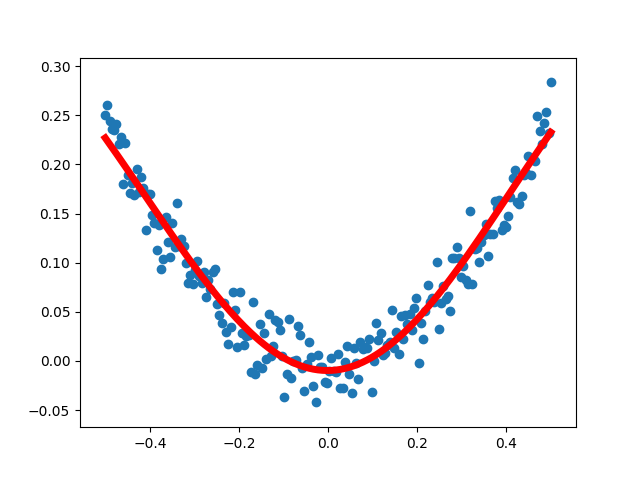

Recreate this plot in Python.
# 利用深度学习对离散数据作回归
import tensorflow as tf
import numpy as np
import matplotlib.pyplot as plt


# 使用numpy生成200个随机点，从-0.5到0.5生成200个点
x_data = np.linspace(-0.5, 0.5, 200)[:, np.newaxis]  # np.newaxis:增加一个轴,None的一个别名(200,1)
noise = np.random.normal(0, 0.02, x_data.shape)  #生成随机噪声,正态分布
y_data = np.square(x_data) + noise  # shape: (200,1), x_data中每个数平方后加上对应维度的noise.训练目标

# 定义placeholder
x = tf.placeholder(tf.float32, [None, 1])  #行不确定,只有一列
y = tf.placeholder(tf.float32, [None, 1])

# 定义神经网络中间层
Weights_L1 = tf.Variable(tf.random_normal([1, 10]))  #1行10列
biases_L1 = tf.Variable(tf.zeros([1, 10])) # (1,10)
Wx_plus_b_L1 = tf.matmul(x, Weights_L1) + biases_L1  # (?, 10)
L1 = tf.nn.tanh(Wx_plus_b_L1)  # (?, 10)

# 定义神经网络输出层
Weights_L2 = tf.Variable(tf.random_normal([10, 1]))
biases_L2 = tf.Variable(tf.zeros([1, 1]))
Wx_plus_b_L2 = tf.matmul(L1, Weights_L2) + biases_L2  #(?,10)*(10,1)+(1,1)
prediction = tf.nn.tanh(Wx_plus_b_L2)  # (?, 1)

# 优化
loss = tf.reduce_mean(tf.square(y - prediction))  # 损失函数
train_step = tf.train.GradientDescentOptimizer(0.3).minimize(loss)  # 使用梯度下降法训练

# 赋值运行
with tf.Session() as sess:
    # 变量初始化
    sess.run(tf.global_variables_initializer())
    for _ in range(2001):
        sess.run(train_step, feed_dict={x: x_data, y: y_data})
        #print(sess.run([Weights_L1, biases_L1]))
        #print(Weights_L2, biases_L2)

    # 获得预测值
    prediction_value = sess.run(prediction, feed_dict={x: x_data})
    # 画图
    plt.figure()
    plt.scatter(x_data, y_data)  #样本点
    plt.plot(x_data, prediction_value, 'r-', lw=5)  #红色,实线,线宽5
    plt.savefig("fit.png")
    plt.show()
